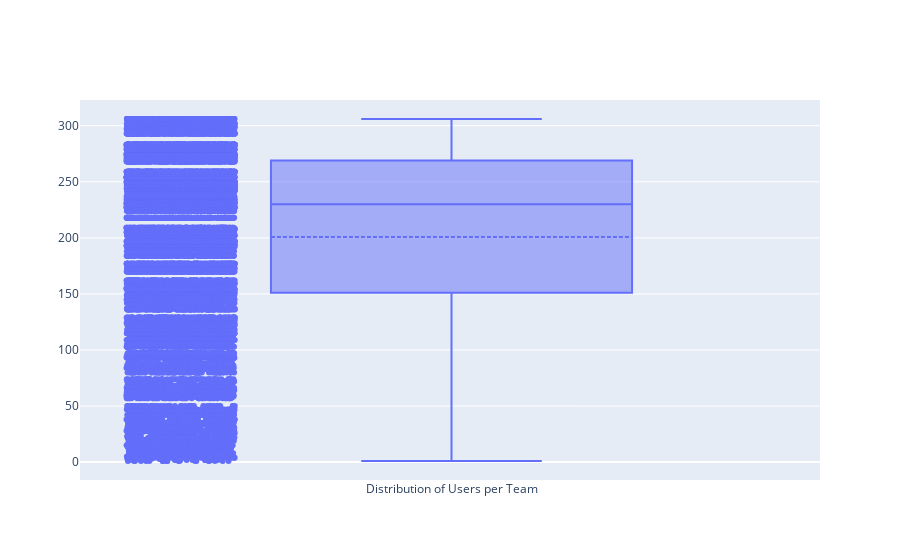

The cell this chart's notebook holds for it:
### Markdown cell above
### Which are the Team Sizes

### Code cell
# Distribution of Users per Team
fig = go.Figure()
fig.add_trace(go.Box(y=teamactivity.users, boxmean=True, boxpoints='all', name="Distribution of Users per Team"))
fig.show()

### Figure 1 — Plotly figure (JSON) as saved in the notebook; plotly's stock layout.template omitted (floating-point values rounded to 4 significant figures; data arrays with more than 128 entries replaced by an {"elided": "..."} marker saying what was removed)
{"data": [{"boxmean": true, "boxpoints": "all", "name": "Distribution of Users per Team", "type": "box", "y": {"elided": "21235 int values"}}], "layout": {"autosize": true, "xaxis": {"autorange": true, "range": [-0.5058, 0.5], "type": "category"}, "yaxis": {"autorange": true, "range": [-15.94, 322.9], "type": "linear"}}}
